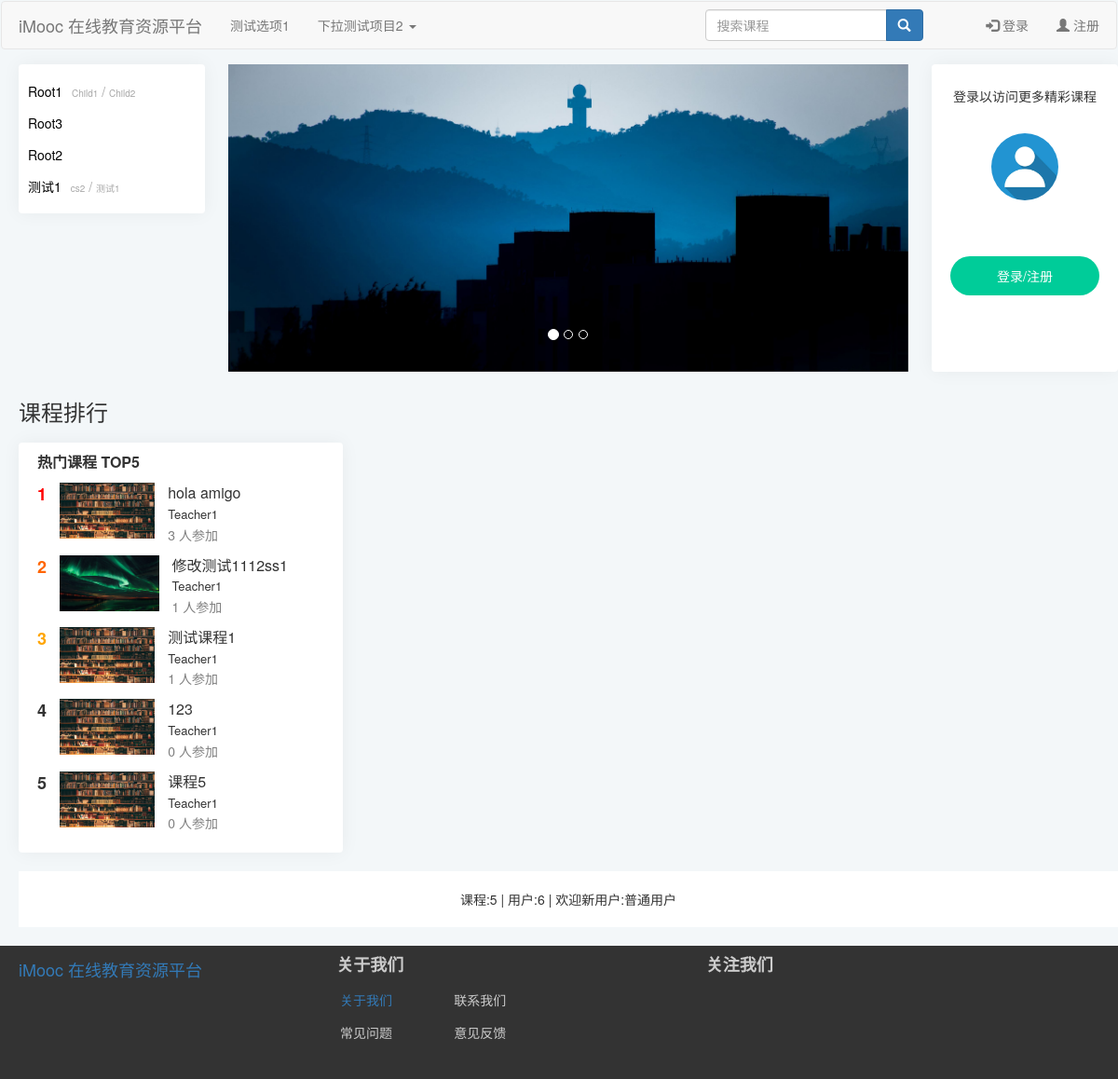
The page / on the database its author committed.
### index/models.py (models this page shows, shortened)
class CourseCategory(models.Model):
    CategoryID = models.AutoField(primary_key=True, verbose_name="分类编号")
    CategoryName = models.CharField(verbose_name="分类名", max_length=64)
    Is_Root = models.BooleanField(verbose_name="根分类", default=True, editable=False)
    DisplayOrder = models.PositiveIntegerField(verbose_name="显示顺序", default=1)
    ParentID = models.ForeignKey(
        "self",
        on_delete=models.CASCADE,
        limit_choices_to={"Is_Root": 1},
        null=True,
        blank=True,
    )
    def __str__(self) -> str:
        return self.CategoryName
    class Meta:
        ordering = ["-CategoryID"]
        verbose_name = "课程分类"
        verbose_name_plural = "课程分类"

class Course(models.Model):
    status = (
        ("1", "未开课"),
        ("2", "已开课"),
        ("3", "已结课"),
    )
    Course_Name = models.CharField(verbose_name="课程名称", max_length=64)
    Course_Teacher = models.ForeignKey(
        "Users",
        on_delete=models.CASCADE,
        limit_choices_to={"access": "teacher"},
        null=True,
        blank=True,
        related_name="teacher",
    )
    Course_Info = models.TextField(verbose_name="课程说明", default="暂未设置")
    Course_Goal = models.TextField(verbose_name="课程目标", default="暂未设置")
    Grade_Requirements = models.TextField(verbose_name="成绩要求", default="暂未设置")
    Reference = models.TextField(verbose_name="参考资料", default="暂未设置")
    QA = models.TextField(verbose_name="常见问题", null=True, blank=True, default="暂未设置")
    Course_Img = models.ImageField(
        verbose_name="课程图片",
        null=True,
        upload_to="Course_Img",
        blank=True,
        default="material/defaultCourseImage.jpg",
    )
    Stu_Count = models.PositiveIntegerField(verbose_name="选课人数", default=0)
    Course_Chapter = models.TextField(
        verbose_name="课程章节",
        null=True,
        blank=True,
        default='[{"title":"New Node","key":"1"}]',
    )
    Course_Category = models.ForeignKey(
        "CourseCategory",
        verbose_name="课程分类",
        on_delete=models.CASCADE,
        limit_choices_to={"Is_Root": 0},
        null=True,
        blank=True,
    )
    View_Count = models.PositiveIntegerField(verbose_name="访问人数", default=0)
    Status = models.CharField(
        verbose_name="课程状态", max_length=16, choices=status, default="1"
    )
    Starting_Time = models.DateTimeField(verbose_name="开课时间", auto_now_add=True)
    Ending_Time = models.DateTimeField(verbose_name="结课时间")
    class Meta:
        ordering = ["-Starting_Time"]
        verbose_name = "课程"
        verbose_name_plural = "课程"

class Users(models.Model):
    gender = (
        ("male", "男"),
        ("female", "女"),
        ("default", "保密"),
    )
    access = (
        ("banned", "封禁用户"),
        ("guest", "访客"),
        ("student", "学生"),
        ("teacher", "教师"),
    )
    profile_picture = models.ImageField(
        verbose_name="头像",
        null=True,
        upload_to="avatar",
        blank=True,
        default="avatar/default-profile-picture.jpg",
    )
    name = models.CharField(
        verbose_name="*用户名", max_length=128, unique=True, null=False
    )  # 昵称
    real_name = models.CharField(
        verbose_name="真实姓名", max_length=64, null=True, blank=True
    )  # 真实姓名
    password = models.CharField(
        verbose_name="*密码", max_length=256, editable=False
    )  # 密码
    email = models.EmailField(verbose_name="*电子邮箱", unique=True)  # 邮箱
    phone_number = models.CharField(
        verbose_name="手机号码", max_length=32, unique=True, null=True, blank=True
    )  # 手机号码
    access = models.CharField(
        verbose_name="*权限等级", max_length=16, choices=access, default="guest"
    )  # 权限级别
    selected_courses = models.ManyToManyField("Course", related_name="students")  # 已选课程
    sex = models.CharField(
        verbose_name="*性别", max_length=32, choices=gender, default="default"
    )  # 性别
    create_time = models.DateTimeField(verbose_name="账号创建时间", auto_now_add=True)  # 创建时间
    is_deleted = models.BooleanField(
        verbose_name="删除标记", default=False, editable=False
    )  # 删除标记
    def __str__(self) -> str:
        return self.name
    class Meta:
        ordering = ["-create_time"]
        verbose_name = "用户"
        verbose_name_plural = "用户"

### index/views.py (the view)
# urls.py: path('',include('index.urls')),
def index(request):
    rootlist, dict = VF.Get_Category()
    (
        userCount,
        newestUser,
        courseCount,
    ) = VF.Get_Website_Info().values()  # locals()以字典形式返回所有局部变量，要用values()取出值，否则获取的为key
    recommendCourses = VF.Get_Recommend_Courses()
    return render(request, "index/indexpage.html", locals())

### index/functions/viewFunction.py (called while the page is built)
def Get_Category(): #获取分类信息
    root = models.CourseCategory.objects.filter(Is_Root=True).order_by('DisplayOrder')
    rootlist=[]
    dict={}
    for i in range(root.count()):
        Child = models.CourseCategory.objects.filter(ParentID=root[i].CategoryID).order_by('DisplayOrder')
        ChildCategory = []
        for j in range(Child.count()):
            ChildCategory.append(str(Child[j]))
        rootlist.append(str(root[i]))
        dict[str(root[i])]=ChildCategory
    return rootlist,dict

def Get_Website_Info(): #获取网站统计数据
    userCount = models.Users.objects.all().count()
    newestUser = models.Users.objects.latest('create_time')
    courseCount = models.Course.objects.all().count()
    return locals() #locals()以字典形式返回所有局部变量

def Get_Recommend_Courses():    #获取课程排行信息
    recommendCourses = models.Course.objects.all().order_by('-Stu_Count')[:5]
    return recommendCourses

### index/templates/index/indexpage.html (shortened to what this page needs)
{% extends 'index/index.html' %}
{% load static %}
{% load threadedcomments_tags %}
    {% block extrastatic %}
    <link rel="stylesheet" type="text/css" href="{% static 'index/css/indexpage.css' %}">
    {% endblock %}
    {% block content %}
    <div class="container">
        <div class="category">
            <div id="category-container">
                {% for root,ChildCategory in dict.items %}
                <div class="content">
                    <a class="header" href="#">{{root}}</a>
                    {% for child in ChildCategory %}
                    <a class="item" href="#">{{child}}</a>
                    {% if not forloop.last %}
                    <p>/</p>
                    {% endif %}
                    {% endfor %}
                </div>
                {% endfor %}
            </div>
        </div>
        <div id="indexCarousel" class="carousel slide" data-ride="carousel">
            <ol class="carousel-indicators">
                <li data-target="#indexCarousel" data-slide-to="0" class="active"></li>
                <li data-target="#indexCarousel" data-slide-to="1"></li>
                <li data-target="#indexCarousel" data-slide-to="2"></li>
            </ol>
            <div class="carousel-inner">
                <div class="item active">
                    <img src="/media/material/AMD04661.jpg" alt="First slide">
                </div>
            </div>
        </div>
        <div class="userInfo">
            <div id="userInfo-container">
                {% if request.session.is_login == True %}
                <div class="avatar">
                    <img class="img-circle img-responsive" src="{{ request.session.avatar }}" width="72" height="72"
                        id="userInfo-avatar" alt="头像">
                </div>
                <div class="username">
                    <p>{{ request.session.user_name }}</p>
                </div>
                {% else %}
                <div class="info1">
                    <p>登录以访问更多精彩课程</p>
                </div>
                <div class="avatar">
                    <img class="img-circle img-responsive" src="/media/avatar/default-profile-picture.jpg" width="72"
                        height="72" id="userInfo-avatar" alt="头像">
                </div>
                <div class="loginRegister">
                    <p>登录/注册</p>
                </div>
                {% endif %}
            </div>
        </div>
    </div>
    <div class="CourseRank Container">
        <div class="CourseRankHeader">
            <h3>
                课程排行
            </h3>
        </div>
        <div class="Most-Popular Container">
            <span class="MPHeader">热门课程 TOP5</span>
            {% for course in recommendCourses %}
            <div class="MPContent">
                <span class="Rank{{forloop.counter}} RankNumber">{{forloop.counter}}</span>
                <img src="{{course.Course_Img.url}}" height="60px" class="courseImage">
                <div class="RankCourseInfo">
                    <p class="courseName">{{course.Course_Name}}</p>
                    <p class="Teacher">{{course.Course_Teacher}}</p>
                    <p class="stuCount">{{course.Stu_Count}} 人参加</p>
                </div>
            </div>
            {% endfor %}
        </div>
    </div>
    <div class="websiteInfo">
        <p>课程:{{courseCount}} | 用户:{{userCount}} | 欢迎新用户:{{newestUser}}</p>
    </div>
    {% endblock %}

### index/static/index/css/index.css (style rules this page uses)
body { background-color: #f3f7f9; }

### index/static/index/css/indexpage.css (style rules this page uses)
.container { margin-top:-25px; margin-bottom:30px; margin-left:-15px; min-width:1190px; }
#indexCarousel { position: abs; float: right; right:205px; width: 730px; height: 330px; }
.carousel-inner .item img { width:730px; height: 330px; max-height:330px; }
.category { position: relative; float: left; width: auto; background-color: white; border-radius: 4px; box-shadow: 0 0 20px 0 rgb(12 1 4 / 5%); }
.category .header { margin-right:6px; font-size: 14px; color: black; }
.category .item { font-size: 10px; color: #a7a7a7; }
.category p { color: #a7a7a7; }
.category .content { width: 200px; height: 34px; line-height: 34px; padding: 0px 10px; white-space:nowrap; text-overflow:ellipsis; overflow:hidden; }
.category p { display:initial; }
#category-container { margin:12px 0; }
#userInfo-container { display:flex; flex-flow:column nowrap; align-items:center; position: relative; float: right; width: 200px; height:330px; left:750px; background-color: white; border-radius: 4px; box-shadow: 0 0 20px 0 rgb(12 1 4 / 5%); }
.avatar { position:relative; top:20px; text-align:center }
.info1 { position: relative; text-align: center; margin-top:24px; }
.loginRegister { position: relative; padding: 6px 50px; top:80px; text-align: center; background-color: rgb(0,204,153); cursor: pointer; border-radius:50px; }
.loginRegister p { position:relative; top:5px; color:#fff; }
.websiteInfo { display:flex; flex-flow:column nowrap; background-color: #fff; align-items:center; width:1180px; height:60px; }
.websiteInfo p { position:relative; top:20px; }
.Most-Popular { background-color:white; width:30%; margin:20px 0; padding:10px; border-radius: 4px; box-shadow: 0 0 20px 0 rgb(12 1 4 / 5%); }
.MPHeader { font-size:medium; font-weight:600; margin:10px; }
.MPContent { margin:10px; cursor: pointer; }
.RankNumber { font-size:large; font-weight:700; vertical-align:top; margin-right:10px; }
.Rank1 { color:red; }
.Rank2 { color:rgb(255,101,0); }
.Rank3 { color:orange; }
.RankCourseInfo { display:inline-grid; position:relative; vertical-align:top; margin-left:10px; }
.RankCourseInfo p { margin-bottom:2px; }
.courseName { font-size:medium; }
.Teacher { font-size:small; }
.stuCount { color:gray; }

### rows shown on the page
CourseCategory: dict "Root1"
CourseCategory: ChildCategory "Child1"
CourseCategory: ChildCategory "Child2"
CourseCategory: dict "Root3"
CourseCategory: dict "Root2"
CourseCategory: dict "测试1"
CourseCategory: ChildCategory "cs2"
CourseCategory: ChildCategory "测试1"
Course: Course_Img (placeholder picture), Course_Name "hola amigo", Course_Teacher "Teacher1", Stu_Count "3"
Course: Course_Img (picture), Course_Name "修改测试1112ss1", Course_Teacher "Teacher1", Stu_Count "1"
Course: Course_Img (placeholder picture), Course_Name "测试课程1", Course_Teacher "Teacher1", Stu_Count "1"
Course: Course_Img (placeholder picture), Course_Name "123", Course_Teacher "Teacher1", Stu_Count "0"
Course: Course_Img (placeholder picture), Course_Name "课程5", Course_Teacher "Teacher1", Stu_Count "0"
Users: name "普通用户"

### other values the page prints
{{ courseCount }} "5"
{{ userCount }} "6"
